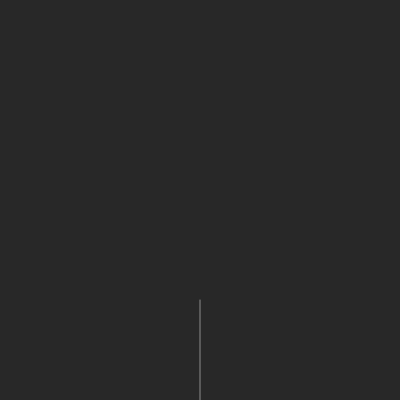
Frame 1 (no input)
Frame 60 (no input): identical to frame 1, image omitted
Frame 120 (the mouse pressed at the canvas centre since frame 60): identical to frame 1, image omitted

The p5.js sketch that drew this single still picture (run headless with seeded random() and noise() and a simulated clock; from frame 60 on, the mouse is pressed at the canvas centre):

// p5.js sketch
// ── sketch.js
var canvas;
var axiom = "F";
var sentence = axiom;
var len = 100;
var angle;
var rules = [];
var branches = 0;
rules[0] = {
    a: "F",
    b: "FF+[+F-F-F]-[-F+F+F]"
}

function generate(){
    if(branches > 5000){
        console.log("too many branches, sorry");
        return;
    }
    len *= 0.5;
    let nextSentence = '';
    for (let i = 0; i < sentence.length; i++) {    
        let current = sentence.charAt(i);
        // console.log('current ' + current);
        let found = false;
        for (let j = 0; j < rules.length; j++) {    
            if(current == rules[j].a){
                nextSentence += rules[j].b;
                found = true;
                break;
            }
        }
        if(!found){
            nextSentence += current;
        }

    }
    sentence = nextSentence;
    createP(sentence);

    turtle();
}

function turtle(){
    background(40);
    resetMatrix();
    translate(width/2, height);
    stroke(255,120);
    for (let i = 0; i < sentence.length; i++) {
        let current = sentence.charAt(i);

        if(current == 'F'){
            line(0,0,0,-len);
            translate(0, -len);
            branches++;
        } else if(current == '+'){
            rotate(angle);
        } else if(current == '-'){
            rotate(-angle);
        } else if(current == '['){
            push();
        } else if(current == ']'){
            pop();
        }
    }
}

function setup(){
    canvas = createCanvas(400,400);
    angle = radians(25);
    background(40);
    stroke(255);

    createP('');
    var button = createButton('Generate');
    button.mousePressed(generate);
    createP(sentence);
    
    turtle();
}

function setRules(){
    
}

function newRule(){

}

//not needed
function draw(){}

function keyPressed(){
    if(key == 'G'){
        generate();
    }
}
